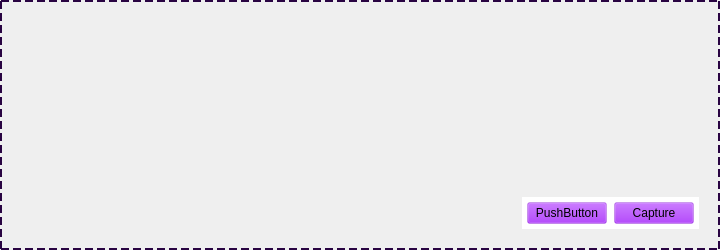
<?xml version="1.0" encoding="UTF-8"?>
<ui version="4.0">
 <class>MainWindow</class>
 <widget class="QMainWindow" name="MainWindow">
  <property name="geometry">
   <rect>
    <x>0</x>
    <y>0</y>
    <width>720</width>
    <height>250</height>
   </rect>
  </property>
  <property name="windowTitle">
   <string>MainWindow</string>
  </property>
  <property name="styleSheet">
   <string notr="true">
#widget_4{
	background-color: white;
}

#innerwidget {
	border: 2px dashed #290442;
}
#widget_{
	border: 2px white;
	border-style: solid;
	border-radius: 20px;
}

.QPushButton{
	background-color: rgba(145, 14, 227, 50);
}

.QPushButton:hover{
	background-color: rgba(145, 14, 227, 100);
}

.QPushButton:pressed{
	background-color: rgba(145, 14, 227, 150)
}</string>
  </property>
  <widget class="QWidget" name="centralwidget">
   <property name="cursor">
    <cursorShape>ArrowCursor</cursorShape>
   </property>
   <layout class="QHBoxLayout" name="horizontalLayout_3">
    <property name="spacing">
     <number>0</number>
    </property>
    <property name="leftMargin">
     <number>0</number>
    </property>
    <property name="topMargin">
     <number>0</number>
    </property>
    <property name="rightMargin">
     <number>0</number>
    </property>
    <property name="bottomMargin">
     <number>0</number>
    </property>
    <item>
     <widget class="QWidget" name="innerwidget" native="true">
      <layout class="QHBoxLayout" name="horizontalLayout_4">
       <property name="spacing">
        <number>0</number>
       </property>
       <property name="leftMargin">
        <number>0</number>
       </property>
       <property name="topMargin">
        <number>0</number>
       </property>
       <property name="rightMargin">
        <number>0</number>
       </property>
       <property name="bottomMargin">
        <number>0</number>
       </property>
       <item>
        <widget class="QWidget" name="widget_5" native="true">
         <property name="enabled">
          <bool>true</bool>
         </property>
         <property name="minimumSize">
          <size>
           <width>12</width>
           <height>0</height>
          </size>
         </property>
         <layout class="QVBoxLayout" name="verticalLayout_3">
          <property name="spacing">
           <number>0</number>
          </property>
          <property name="leftMargin">
           <number>0</number>
          </property>
          <property name="topMargin">
           <number>0</number>
          </property>
          <property name="rightMargin">
           <number>0</number>
          </property>
          <property name="bottomMargin">
           <number>0</number>
          </property>
          <item>
           <widget class="QWidget" name="cornerGripLT" native="true">
            <property name="sizePolicy">
             <sizepolicy hsizetype="Preferred" vsizetype="Preferred">
              <horstretch>0</horstretch>
              <verstretch>0</verstretch>
             </sizepolicy>
            </property>
            <property name="minimumSize">
             <size>
              <width>12</width>
              <height>12</height>
             </size>
            </property>
           </widget>
          </item>
          <item>
           <widget class="QWidget" name="leftGrip" native="true">
            <property name="sizePolicy">
             <sizepolicy hsizetype="Preferred" vsizetype="Expanding">
              <horstretch>0</horstretch>
              <verstretch>0</verstretch>
             </sizepolicy>
            </property>
           </widget>
          </item>
          <item>
           <widget class="QWidget" name="cornerGripLB" native="true">
            <property name="sizePolicy">
             <sizepolicy hsizetype="Preferred" vsizetype="Preferred">
              <horstretch>0</horstretch>
              <verstretch>0</verstretch>
             </sizepolicy>
            </property>
            <property name="minimumSize">
             <size>
              <width>12</width>
              <height>12</height>
             </size>
            </property>
           </widget>
          </item>
         </layout>
        </widget>
       </item>
       <item>
        <widget class="QWidget" name="centerWidget" native="true">
         <property name="sizePolicy">
          <sizepolicy hsizetype="Expanding" vsizetype="Preferred">
           <horstretch>0</horstretch>
           <verstretch>0</verstretch>
          </sizepolicy>
         </property>
         <layout class="QVBoxLayout" name="verticalLayout">
          <property name="spacing">
           <number>0</number>
          </property>
          <property name="leftMargin">
           <number>0</number>
          </property>
          <property name="topMargin">
           <number>0</number>
          </property>
          <property name="rightMargin">
           <number>0</number>
          </property>
          <property name="bottomMargin">
           <number>0</number>
          </property>
          <item alignment="Qt::AlignTop">
           <widget class="QWidget" name="topGrip" native="true">
            <property name="minimumSize">
             <size>
              <width>0</width>
              <height>12</height>
             </size>
            </property>
           </widget>
          </item>
          <item>
           <widget class="QWidget" name="grabWidget" native="true">
            <property name="sizePolicy">
             <sizepolicy hsizetype="Preferred" vsizetype="MinimumExpanding">
              <horstretch>0</horstretch>
              <verstretch>0</verstretch>
             </sizepolicy>
            </property>
            <layout class="QVBoxLayout" name="verticalLayout_4">
             <property name="leftMargin">
              <number>0</number>
             </property>
             <property name="topMargin">
              <number>0</number>
             </property>
             <property name="rightMargin">
              <number>0</number>
             </property>
             <property name="bottomMargin">
              <number>0</number>
             </property>
             <item>
              <widget class="QWidget" name="widget" native="true">
               <property name="sizePolicy">
                <sizepolicy hsizetype="Preferred" vsizetype="Expanding">
                 <horstretch>0</horstretch>
                 <verstretch>0</verstretch>
                </sizepolicy>
               </property>
               <property name="minimumSize">
                <size>
                 <width>0</width>
                 <height>0</height>
                </size>
               </property>
               <property name="acceptDrops">
                <bool>true</bool>
               </property>
              </widget>
             </item>
             <item>
              <widget class="QWidget" name="widget_2" native="true">
               <property name="sizePolicy">
                <sizepolicy hsizetype="Preferred" vsizetype="Preferred">
                 <horstretch>0</horstretch>
                 <verstretch>0</verstretch>
                </sizepolicy>
               </property>
               <layout class="QHBoxLayout" name="horizontalLayout">
                <item alignment="Qt::AlignRight">
                 <widget class="QWidget" name="widget_4" native="true">
                  <property name="sizePolicy">
                   <sizepolicy hsizetype="Preferred" vsizetype="Preferred">
                    <horstretch>0</horstretch>
                    <verstretch>0</verstretch>
                   </sizepolicy>
                  </property>
                  <layout class="QHBoxLayout" name="horizontalLayout_2">
                   <property name="spacing">
                    <number>7</number>
                   </property>
                   <property name="leftMargin">
                    <number>5</number>
                   </property>
                   <property name="topMargin">
                    <number>5</number>
                   </property>
                   <property name="rightMargin">
                    <number>5</number>
                   </property>
                   <property name="bottomMargin">
                    <number>5</number>
                   </property>
                   <item>
                    <widget class="QPushButton" name="pushButton">
                     <property name="text">
                      <string>PushButton</string>
                     </property>
                    </widget>
                   </item>
                   <item>
                    <widget class="QPushButton" name="ScreenShotBtn">
                     <property name="sizePolicy">
                      <sizepolicy hsizetype="Fixed" vsizetype="Fixed">
                       <horstretch>0</horstretch>
                       <verstretch>0</verstretch>
                      </sizepolicy>
                     </property>
                     <property name="text">
                      <string>Capture</string>
                     </property>
                    </widget>
                   </item>
                  </layout>
                 </widget>
                </item>
               </layout>
              </widget>
             </item>
            </layout>
           </widget>
          </item>
          <item alignment="Qt::AlignBottom">
           <widget class="QWidget" name="bottomGrip" native="true">
            <property name="minimumSize">
             <size>
              <width>0</width>
              <height>12</height>
             </size>
            </property>
           </widget>
          </item>
         </layout>
        </widget>
       </item>
       <item>
        <widget class="QWidget" name="widget_6" native="true">
         <property name="minimumSize">
          <size>
           <width>12</width>
           <height>0</height>
          </size>
         </property>
         <layout class="QVBoxLayout" name="verticalLayout_2">
          <property name="spacing">
           <number>0</number>
          </property>
          <property name="leftMargin">
           <number>0</number>
          </property>
          <property name="topMargin">
           <number>0</number>
          </property>
          <property name="rightMargin">
           <number>0</number>
          </property>
          <property name="bottomMargin">
           <number>0</number>
          </property>
          <item>
           <widget class="QWidget" name="cornerGripRT" native="true">
            <property name="sizePolicy">
             <sizepolicy hsizetype="Preferred" vsizetype="Preferred">
              <horstretch>0</horstretch>
              <verstretch>0</verstretch>
             </sizepolicy>
            </property>
            <property name="minimumSize">
             <size>
              <width>12</width>
              <height>12</height>
             </size>
            </property>
           </widget>
          </item>
          <item>
           <widget class="QWidget" name="rightGrip" native="true">
            <property name="sizePolicy">
             <sizepolicy hsizetype="Preferred" vsizetype="Expanding">
              <horstretch>0</horstretch>
              <verstretch>0</verstretch>
             </sizepolicy>
            </property>
           </widget>
          </item>
          <item>
           <widget class="QWidget" name="cornerGripRB" native="true">
            <property name="sizePolicy">
             <sizepolicy hsizetype="Preferred" vsizetype="Preferred">
              <horstretch>0</horstretch>
              <verstretch>0</verstretch>
             </sizepolicy>
            </property>
            <property name="minimumSize">
             <size>
              <width>12</width>
              <height>12</height>
             </size>
            </property>
           </widget>
          </item>
         </layout>
        </widget>
       </item>
      </layout>
     </widget>
    </item>
   </layout>
  </widget>
 </widget>
 <resources/>
 <connections/>
</ui>
